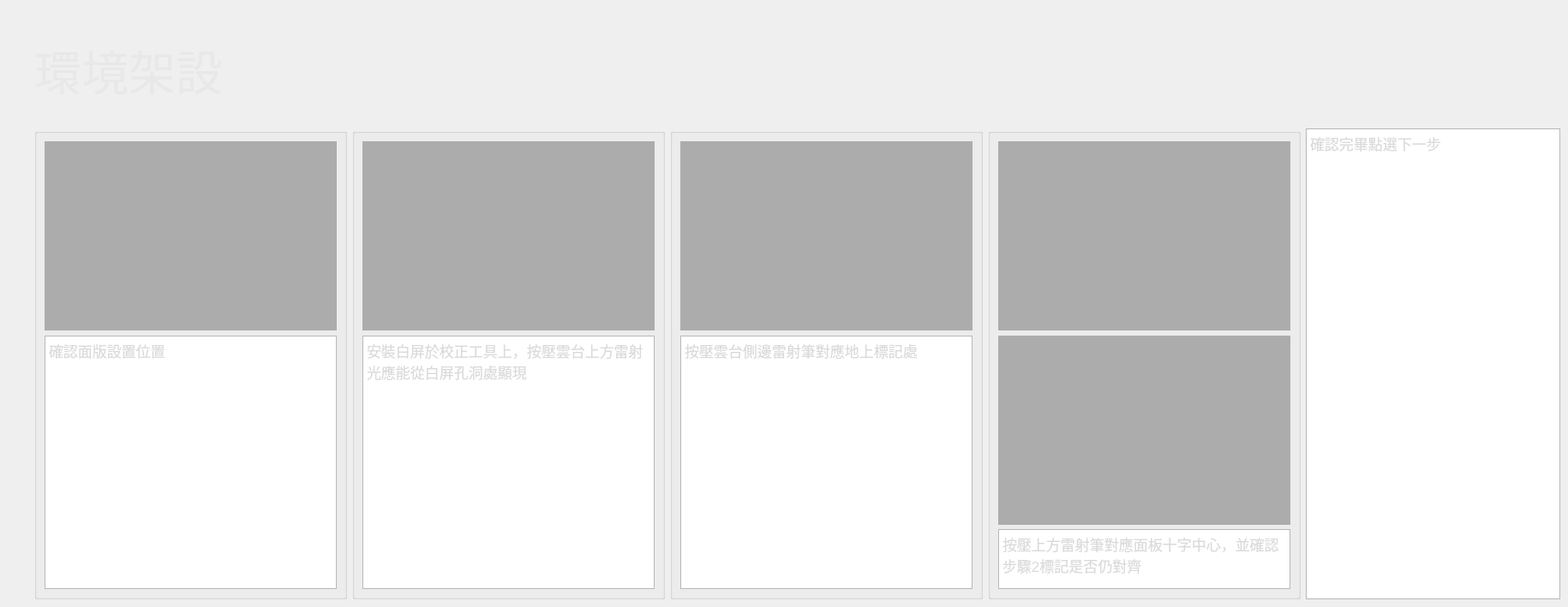
       <widget class="QWidget" name="page_9">
        <widget class="QLabel" name="label_70">
         <property name="geometry">
          <rect>
           <x>40</x>
           <y>30</y>
           <width>291</width>
           <height>101</height>
          </rect>
         </property>
         <property name="font">
          <font>
           <pointsize>41</pointsize>
          </font>
         </property>
         <property name="styleSheet">
          <string notr="true">color: rgb(232, 232, 232);</string>
         </property>
         <property name="text">
          <string>環境架設</string>
         </property>
        </widget>
        <widget class="QWidget" name="horizontalLayoutWidget_4">
         <property name="geometry">
          <rect>
           <x>40</x>
           <y>150</y>
           <width>1781</width>
           <height>550</height>
          </rect>
         </property>
         <layout class="QHBoxLayout" name="horizontalLayout_65">
          <item>
           <widget class="QGroupBox" name="verticalGroupBox">
            <layout class="QVBoxLayout" name="verticalLayout_19">
             <item>
              <widget class="QLabel" name="Panel_pos">
               <property name="minimumSize">
                <size>
                 <width>341</width>
                 <height>221</height>
                </size>
               </property>
               <property name="maximumSize">
                <size>
                 <width>341</width>
                 <height>221</height>
                </size>
               </property>
               <property name="styleSheet">
                <string notr="true">background-color: rgb(172, 172, 172);</string>
               </property>
               <property name="text">
                <string/>
               </property>
              </widget>
             </item>
             <item>
              <widget class="QPlainTextEdit" name="plainTextEdit_6">
               <property name="font">
                <font>
                 <pointsize>13</pointsize>
                </font>
               </property>
               <property name="styleSheet">
                <string notr="true">color: rgb(218, 218, 218);</string>
               </property>
               <property name="plainText">
                <string>確認面版設置位置</string>
               </property>
              </widget>
             </item>
            </layout>
           </widget>
          </item>
          <item>
           <widget class="QGroupBox" name="verticalGroupBox_18">
            <layout class="QVBoxLayout" name="verticalLayout_22">
             <item>
              <widget class="QLabel" name="Board_pos">
               <property name="minimumSize">
                <size>
                 <width>341</width>
                 <height>221</height>
                </size>
               </property>
               <property name="styleSheet">
                <string notr="true">background-color: rgb(172, 172, 172);</string>
               </property>
               <property name="text">
                <string/>
               </property>
              </widget>
             </item>
             <item>
              <widget class="QPlainTextEdit" name="plainTextEdit_9">
               <property name="font">
                <font>
                 <pointsize>13</pointsize>
                </font>
               </property>
               <property name="styleSheet">
                <string notr="true">color: rgb(218, 218, 218);</string>
               </property>
               <property name="plainText">
                <string>安裝白屏於校正工具上，按壓雲台上方雷射光應能從白屏孔洞處顯現</string>
               </property>
              </widget>
             </item>
            </layout>
           </widget>
          </item>
          <item>
           <widget class="QGroupBox" name="verticalGroupBox_16">
            <layout class="QVBoxLayout" name="verticalLayout_20">
             <item>
              <widget class="QLabel" name="Label_pos">
               <property name="minimumSize">
                <size>
                 <width>341</width>
                 <height>221</height>
                </size>
               </property>
               <property name="styleSheet">
                <string notr="true">background-color: rgb(172, 172, 172);</string>
               </property>
               <property name="text">
                <string/>
               </property>
              </widget>
             </item>
             <item>
              <widget class="QPlainTextEdit" name="plainTextEdit_7">
               <property name="font">
                <font>
                 <pointsize>13</pointsize>
                </font>
               </property>
               <property name="styleSheet">
                <string notr="true">color: rgb(218, 218, 218);</string>
               </property>
               <property name="plainText">
                <string>按壓雲台側邊雷射筆對應地上標記處</string>
               </property>
              </widget>
             </item>
            </layout>
           </widget>
          </item>
          <item>
           <widget class="QGroupBox" name="verticalGroupBox_17">
            <layout class="QVBoxLayout" name="verticalLayout_21">
             <item>
              <widget class="QLabel" name="Center_pos">
               <property name="minimumSize">
                <size>
                 <width>341</width>
                 <height>221</height>
                </size>
               </property>
               <property name="styleSheet">
                <string notr="true">background-color: rgb(172, 172, 172);</string>
               </property>
               <property name="text">
                <string/>
               </property>
              </widget>
             </item>
             <item>
              <widget class="QLabel" name="Center_pos_2">
               <property name="minimumSize">
                <size>
                 <width>341</width>
                 <height>221</height>
                </size>
               </property>
               <property name="styleSheet">
                <string notr="true">background-color: rgb(172, 172, 172);</string>
               </property>
               <property name="text">
                <string/>
               </property>
              </widget>
             </item>
             <item>
              <widget class="QPlainTextEdit" name="plainTextEdit_8">
               <property name="font">
                <font>
                 <pointsize>13</pointsize>
                </font>
               </property>
               <property name="styleSheet">
                <string notr="true">color: rgb(218, 218, 218);</string>
               </property>
               <property name="plainText">
                <string>按壓上方雷射筆對應面板十字中心，並確認步驟2標記是否仍對齊</string>
               </property>
              </widget>
             </item>
            </layout>
           </widget>
          </item>
          <item>
           <widget class="QPlainTextEdit" name="plainTextEdit_10">
            <property name="font">
             <font>
              <pointsize>13</pointsize>
             </font>
            </property>
            <property name="styleSheet">
             <string notr="true">color: rgb(218, 218, 218);</string>
            </property>
            <property name="plainText">
             <string>確認完畢點選下一步</string>
            </property>
           </widget>
          </item>
         </layout>
        </widget>
       </widget>
